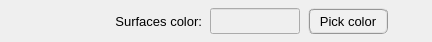
              <widget class="QFrame" name="frame_12">
               <property name="minimumSize">
                <size>
                 <width>320</width>
                 <height>42</height>
                </size>
               </property>
               <property name="maximumSize">
                <size>
                 <width>500</width>
                 <height>42</height>
                </size>
               </property>
               <property name="frameShape">
                <enum>QFrame::NoFrame</enum>
               </property>
               <property name="frameShadow">
                <enum>QFrame::Raised</enum>
               </property>
               <layout class="QGridLayout" name="gridLayout_13">
                <property name="leftMargin">
                 <number>4</number>
                </property>
                <property name="topMargin">
                 <number>4</number>
                </property>
                <property name="rightMargin">
                 <number>4</number>
                </property>
                <property name="bottomMargin">
                 <number>4</number>
                </property>
                <property name="horizontalSpacing">
                 <number>8</number>
                </property>
                <property name="verticalSpacing">
                 <number>4</number>
                </property>
                <item row="0" column="3">
                 <widget class="QPushButton" name="pushButton_surfaces_color">
                  <property name="minimumSize">
                   <size>
                    <width>80</width>
                    <height>26</height>
                   </size>
                  </property>
                  <property name="maximumSize">
                   <size>
                    <width>80</width>
                    <height>26</height>
                   </size>
                  </property>
                  <property name="font">
                   <font>
                    <family>Arial</family>
                    <pointsize>10</pointsize>
                    <weight>50</weight>
                    <italic>false</italic>
                    <bold>false</bold>
                   </font>
                  </property>
                  <property name="styleSheet">
                   <string notr="true">QPushButton{border-radius: 6px; border-color: rgb(150, 150, 150); border-style: ridge; border-width: 2px; color: rgb(0, 0, 0); background-color: rgb(240, 240, 240)}
QPushButton:hover{border-radius: 6px; border-color: rgb(0, 170, 255); border-style: ridge; border-width: 2px; color: rgb(0, 0, 0); background-color: rgba(174, 213, 255, 100)}
QPushButton:pressed{border-radius: 6px; border-color: rgb(0, 170, 255); border-style: ridge; border-width: 2px; color: rgb(0, 0, 0); background-color: rgb(174, 213, 255)}
QPushButton:disabled{border-radius: 6px; border-color: rgb(150, 150, 150); border-style: ridge; border-width: 0px; color: rgb(150,150, 150); background-color: rgb(220, 220, 220)}</string>
                  </property>
                  <property name="text">
                   <string>Pick color</string>
                  </property>
                 </widget>
                </item>
                <item row="0" column="1">
                 <widget class="QLabel" name="label_8">
                  <property name="minimumSize">
                   <size>
                    <width>160</width>
                    <height>32</height>
                   </size>
                  </property>
                  <property name="maximumSize">
                   <size>
                    <width>160</width>
                    <height>32</height>
                   </size>
                  </property>
                  <property name="font">
                   <font>
                    <pointsize>10</pointsize>
                   </font>
                  </property>
                  <property name="frameShape">
                   <enum>QFrame::NoFrame</enum>
                  </property>
                  <property name="frameShadow">
                   <enum>QFrame::Raised</enum>
                  </property>
                  <property name="text">
                   <string>Surfaces color:</string>
                  </property>
                  <property name="alignment">
                   <set>Qt::AlignRight|Qt::AlignTrailing|Qt::AlignVCenter</set>
                  </property>
                 </widget>
                </item>
                <item row="0" column="4">
                 <spacer name="horizontalSpacer_11">
                  <property name="orientation">
                   <enum>Qt::Horizontal</enum>
                  </property>
                  <property name="sizeHint" stdset="0">
                   <size>
                    <width>40</width>
                    <height>20</height>
                   </size>
                  </property>
                 </spacer>
                </item>
                <item row="0" column="2">
                 <widget class="QLineEdit" name="lineEdit_surfaces_color">
                  <property name="enabled">
                   <bool>false</bool>
                  </property>
                  <property name="minimumSize">
                   <size>
                    <width>90</width>
                    <height>26</height>
                   </size>
                  </property>
                  <property name="maximumSize">
                   <size>
                    <width>90</width>
                    <height>26</height>
                   </size>
                  </property>
                  <property name="font">
                   <font>
                    <family>Arial</family>
                    <pointsize>11</pointsize>
                    <weight>75</weight>
                    <italic>false</italic>
                    <bold>true</bold>
                   </font>
                  </property>
                  <property name="styleSheet">
                   <string notr="true"/>
                  </property>
                  <property name="alignment">
                   <set>Qt::AlignCenter</set>
                  </property>
                 </widget>
                </item>
                <item row="0" column="0">
                 <widget class="QFrame" name="frame_13">
                  <property name="minimumSize">
                   <size>
                    <width>30</width>
                    <height>0</height>
                   </size>
                  </property>
                  <property name="frameShape">
                   <enum>QFrame::NoFrame</enum>
                  </property>
                  <property name="frameShadow">
                   <enum>QFrame::Raised</enum>
                  </property>
                 </widget>
                </item>
               </layout>
              </widget>
